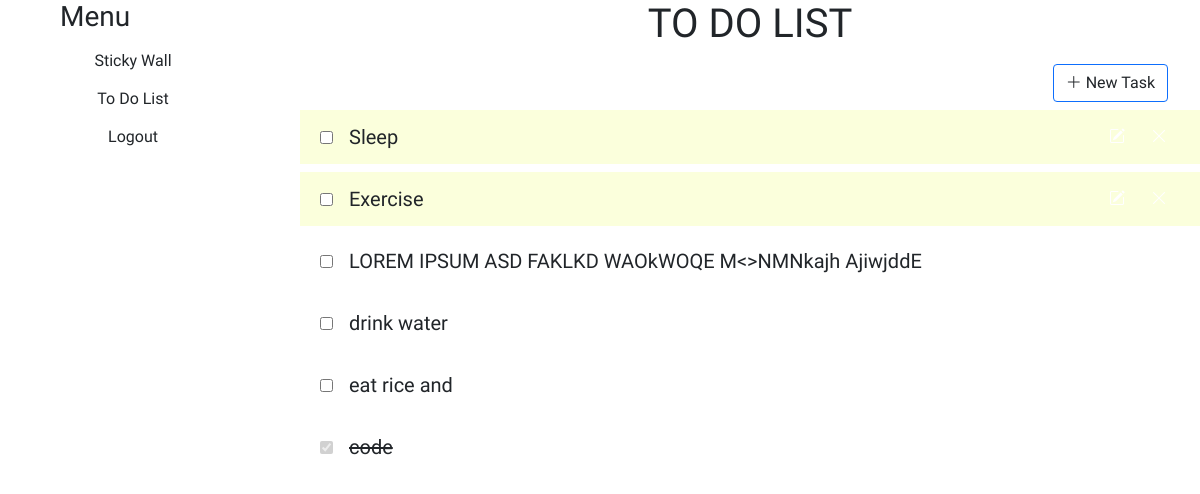
Screenshot of /todolist.php (signed in) with the database file from the repository.
### tables this page shows
CREATE TABLE `task` (
  `task_id` int(11) NOT NULL,
  `user_id` int(11) NOT NULL,
  `task_name` varchar(255) NOT NULL,
  `task_status` varchar(20) NOT NULL,
  `task_priority` varchar(20) NOT NULL
);

### PDOclass.php (called while the page is built, shortened)
<?php
class Database {
    private $host;
    private $user;
    private $pass;
    private $dbname;
    private $status;
    private $conn;
    public function __construct() {
        $this->host = 'localhost';
        $this->user = 'root';
        $this->pass = '';
        $this->dbname = 'todolistDB';
        $this->status = false;
        $this->conn = $this->init();
    }
    public function getStatus() {
        return $this->status;
    }
    public function getConn() {
        return $this->conn;
    }
    private function init() {
        try {
            $conn = new PDO("mysql:host=$this->host;dbname=$this->dbname", $this->user, $this->pass);
            $conn->setAttribute(PDO::ATTR_ERRMODE, PDO::ERRMODE_EXCEPTION);
            $this->status = true;
            return $conn;
        }
        catch(PDOException $e) {
            return $e;
        }
    }
}
?>

### backend.php (the view, shortened to what this page needs)
<?php
require "PDOclass.php";
function getAllTask() {
    try {
        $db = new Database();
        if($db->getStatus()) {
            $stmt = $db->getConn()->prepare("SELECT * FROM task WHERE user_id = ? ORDER BY task_status = 'done', task_priority, task_id");
            $stmt->execute(array($_SESSION['user_id']));
            $result = $stmt->fetchAll(PDO::FETCH_ASSOC);
            foreach($result as $task) {
                $checked = ($task['task_status'] == 'done') ? 'checked' : '';
                $priority = ($task['task_priority'] == 'favorite' && $task['task_status'] == 'pending') ? 'style="background-color: rgb(251, 255, 220)"' : '';
                $checkButton = ($task['task_status'] == 'done') ? 'disabled' : '';
                $hidden = ($task['task_status'] == 'done') ? 'hidden' : '';
                $s1 = ($task['task_status'] == 'done') ? '<s>' : '';
                $s2 = ($task['task_status'] == 'done') ? '</s>' : '';
                $s = ($task['task_priority'] == "low") ? "color: black" : "color: red";
                echo "<div class='row  fs-5 my-2 p-2 task' $priority>
                <div class='col-10 d-flex align-items-center'>
                    <form method='POST' id='myForm".$task['task_id']."' action='backend.php'>
                        <input type='hidden' value='".$task['task_id']."' name='task_id')'>
                        <input type='checkbox' $checked $checkButton onclick='doneTask(".$task['task_id'].")' id='btn-confirm' name='btn-confirm' value='doneTask'>
                    </form>
                    <label class='ms-3'>$s1".$task['task_name']."$s2</label>
                </div>
                <div class='col-2 d-flex justify-content-end text-end '>
                    <form action='backend.php' method='POST' id='favForm'>
                        <button class='submit border-0  mt-2' $hidden name='btn-confirm' value='addToFav' onclick='changeStarColor(".$task['task_id'].")'>
                        <i class='bi bi-heart-fill' id='starIcon".$task['task_id']."' style='".$s."'></i>
                        <input type='hidden' name='task_id' value='".$task['task_id']."'>
                        </button>
                    </form>
                    <button class='btn' $hidden data-bs-toggle='modal' value='".$task['task_id']."' onclick='changeDataUpdateModal(\"".$task['task_id'].", ".$task['task_name']."\")' data-bs-target='#updateTaskModal'><i class='bi bi-pencil-square'></i></button>
                    <button class='btn' data-bs-toggle='modal' value='".$task['task_id']."' onclick='changeDataDeleteModal(".$task['task_id'].")' data-bs-target='#deleteTaskModal'><i class='bi bi-x-lg'></i></button>
                </div>
            </div>";
            }
        }
        else {
            return "error";
        }
    }
    catch(Exception $e) {
        return $e;
    }
}

### todolist.php (shortened to what this page needs)
<?php require "backend.php";?>
<!DOCTYPE html>
<html lang="en">
<head>
  <link href="https://cdn.jsdelivr.net/npm/bootstrap@5.0.2/dist/css/bootstrap.min.css" rel="stylesheet"
>
  <link rel="stylesheet" href="https://cdn.jsdelivr.net/npm/bootstrap-icons@1.10.5/font/bootstrap-icons.css">
</head>
<body>
  <div class="container-fluid">
      <div class="row">
        <div class="col-3 text-start">
            <h3 class="ms-5">Menu</h3>
            <div class="row ms-3"><a href="stickynote.php"><button class="btn w-75">Sticky Wall</button></a></div>
            <div class="row ms-3"><a href="todolist.php"><button class="btn w-75">To Do List</button></a></div>
            <?php
            if(isset($_SESSION['email'])) {
              echo "<div class='row ms-3'><a href='logout.php'><button class='btn w-75'>Logout</button></a></div>";
            }
            else {
              echo "<div class='row ms-3'><a href='login.php'><button class='btn w-75'>Log In</button></a></div>
              <div class='row ms-3'><a href='register.php'><button class='btn w-75'>Register</button></a></div>";
            }
            ?>
          </div>
          <div class="col-9 text-end">
            <div class="row text-center">
              <h1>TO DO LIST</h1>
            </div>
            <div class="row m-2">
              <div class="col ">
                <button class="btn border border-primary " data-bs-toggle="modal" data-bs-target="#newTaskModal"><i
                    class="bi bi-plus-lg"></i> New Task</button>
              </div>
            </div>
            <?php
                            getAllTask($_SESSION['user_id']);
                        ?>
            </div>
      </div>
    </div>
</body>
</html>

### todolist.php (style rules this page uses)
body { background-repeat: no-repeat; background-size: cover; font-family: 'Patrick Hand', cursive; }
.task button { color: white; }

### rows the page displays
task: task_name "Sleep", $task['task_id'] 13 (drawn)
task: task_name "Exercise", $task['task_id'] 14 (drawn)
task: task_name "LOREM IPSUM ASD FAKLKD WAOkWOQE M<>NMNkajh AjiwjddE", $task['task_id'] 12 (drawn)
task: task_name "drink water", $task['task_id'] 15 (drawn)
task: task_name "eat rice and", $task['task_id'] 21 (drawn)
task: task_name "code", $task['task_id'] 10 (drawn)
